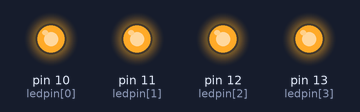
A sketch run on a simulated Arduino Uno, built with avr-gcc and run on an emulated ATmega328P. Shown: output pins drawn as LEDs (lit = HIGH).

Above: at 0.5 s.
At 2.5 s:
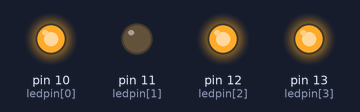
At 4.5 s:
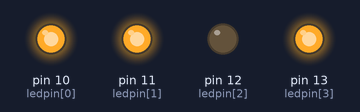
At 9.5 s:
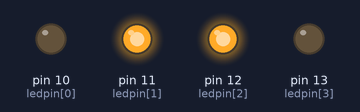
At 14.5 s:
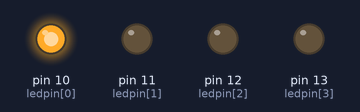
At 19.5 s:
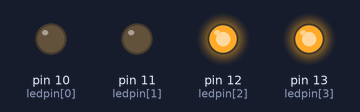
Timing chart, 0 to 20.8 s (numbered marks = the images above):
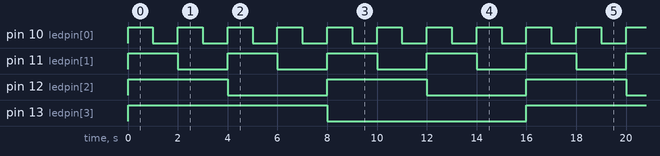

The sketch:

COUNTER_DOWN.ino
```cpp
int ledpin[]={10,11,12,13};
void setup() {
  // put your setup code here, to run once:
  for(int i=0;i<4;i++)
    pinMode(ledpin[i],OUTPUT);
}

void loop() {
  // put your main code here, to run repeatedly:

  for(byte counter=15;counter>=0;counter--)
  {
    displayBinary(counter);
    delay(1000);
  }

}

void displayBinary(byte numtoshow)
{
  for(int i=0;i<4;i++)
  {
    if(bitRead(numtoshow,i)==1)
    {
      digitalWrite(ledpin[i],HIGH);
    }
    else
    {
      digitalWrite(ledpin[i],LOW);
    }
  }
}
```

Measured:
- by itself, pin 10 (ledpin[0]): alternates HIGH for 1.0 s and LOW for 1.0 s
- by itself, pin 11 (ledpin[1]): alternates HIGH for 2.0 s and LOW for 2.0 s
- by itself, pin 12 (ledpin[2]): alternates HIGH for 4.0 s and LOW for 4.0 s
- by itself, pin 13 (ledpin[3]): alternates HIGH for 8.0 s and LOW for 8.0 s
